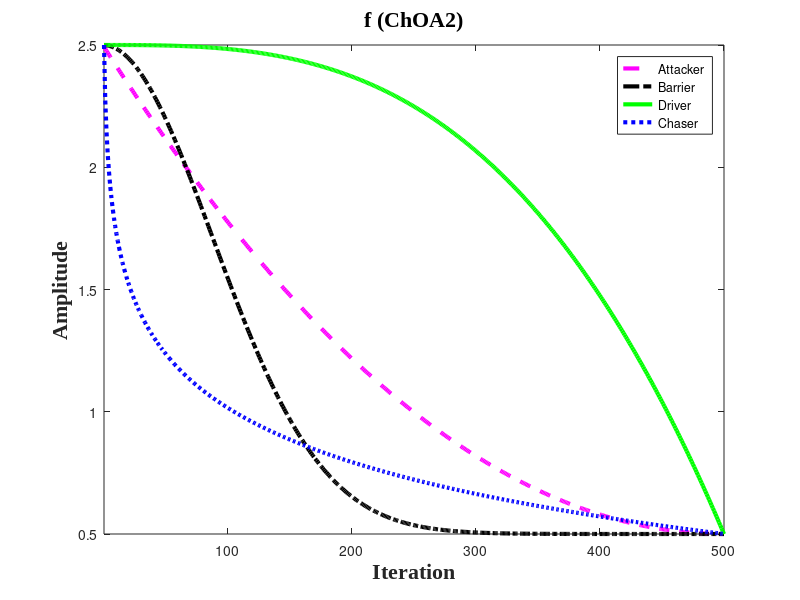

Write MATLAB code to recreate this figure.
%  CGPLOT AGPSO3
Max_iteration=500;
 l=1:Max_iteration; 
       
  %Group 1
    C1G1=2.5+2*(l/Max_iteration).^2-2*(2*l/Max_iteration);
%     C2G1=3-c1;
    
    %Group 2
    C1G2=0.5+2*exp(-(4*l/Max_iteration).^2);
%     C2G2=2.2-2*exp(-(4*l/Max_iteration).^2); 
    
    %Group 3
    C1G3=(-2*(l.^3)/(Max_iteration.^3))+2.5;
%     C2G3=(2*(l.^3)/(Max_iteration.^3))+0.5;
    
    %Group 4
    C1G4=2.5-(2*log(l)/log(Max_iteration));
%     C2G4=(2*log(l)/log(Max_iteration))+0.5;
%     PLOT GROUP1
  hold on
plot(C1G1,'--m','Linewidth',3);
hold on
plot(C1G2,'-.k','Linewidth',3);
hold on
plot(C1G3,'g','Linewidth',3);
hold on
plot(C1G4,':b','Linewidth',3)


title('f (ChOA2)','FontName','Times New Roman','FontSize',16,'FontWeight','bold');
xlabel('Iteration','FontName','Times New Roman','FontSize',16,'FontWeight','bold');
ylabel('Amplitude','FontName','Times New Roman','FontSize',16,'FontWeight','bold');
legend('Attacker','Barrier','Driver','Chaser');
axis tight
box on